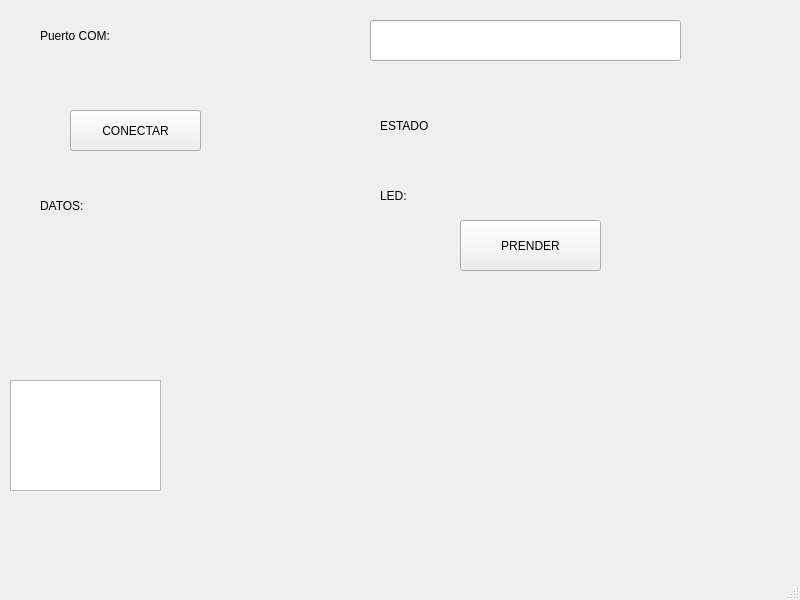
<?xml version="1.0" encoding="UTF-8"?>
<ui version="4.0">
 <class>MainWindow</class>
 <widget class="QMainWindow" name="MainWindow">
  <property name="geometry">
   <rect>
    <x>0</x>
    <y>0</y>
    <width>800</width>
    <height>600</height>
   </rect>
  </property>
  <property name="windowTitle">
   <string>MainWindow</string>
  </property>
  <widget class="QWidget" name="centralwidget">
   <widget class="QLineEdit" name="txt_com">
    <property name="geometry">
     <rect>
      <x>370</x>
      <y>20</y>
      <width>311</width>
      <height>41</height>
     </rect>
    </property>
   </widget>
   <widget class="QLabel" name="txt_com1">
    <property name="geometry">
     <rect>
      <x>40</x>
      <y>10</y>
      <width>141</width>
      <height>51</height>
     </rect>
    </property>
    <property name="styleSheet">
     <string notr="true">font: 75 12pt &quot;MS Shell Dlg 2&quot;;</string>
    </property>
    <property name="text">
     <string>Puerto COM:</string>
    </property>
   </widget>
   <widget class="QLabel" name="txt_estado">
    <property name="geometry">
     <rect>
      <x>380</x>
      <y>110</y>
      <width>201</width>
      <height>31</height>
     </rect>
    </property>
    <property name="styleSheet">
     <string notr="true">font: 75 12pt &quot;MS Shell Dlg 2&quot;;</string>
    </property>
    <property name="text">
     <string>ESTADO</string>
    </property>
   </widget>
   <widget class="QPushButton" name="btn_accion">
    <property name="geometry">
     <rect>
      <x>70</x>
      <y>110</y>
      <width>131</width>
      <height>41</height>
     </rect>
    </property>
    <property name="text">
     <string>CONECTAR</string>
    </property>
   </widget>
   <widget class="QListWidget" name="lista_datos">
    <property name="geometry">
     <rect>
      <x>10</x>
      <y>380</y>
      <width>151</width>
      <height>111</height>
     </rect>
    </property>
   </widget>
   <widget class="QLabel" name="txt_estado_2">
    <property name="geometry">
     <rect>
      <x>40</x>
      <y>190</y>
      <width>201</width>
      <height>31</height>
     </rect>
    </property>
    <property name="styleSheet">
     <string notr="true">font: 75 12pt &quot;MS Shell Dlg 2&quot;;</string>
    </property>
    <property name="text">
     <string>DATOS:</string>
    </property>
   </widget>
   <widget class="QPushButton" name="btn_control">
    <property name="geometry">
     <rect>
      <x>460</x>
      <y>220</y>
      <width>141</width>
      <height>51</height>
     </rect>
    </property>
    <property name="text">
     <string>PRENDER</string>
    </property>
   </widget>
   <widget class="QLabel" name="txt_estado_3">
    <property name="geometry">
     <rect>
      <x>380</x>
      <y>180</y>
      <width>201</width>
      <height>31</height>
     </rect>
    </property>
    <property name="styleSheet">
     <string notr="true">font: 75 12pt &quot;MS Shell Dlg 2&quot;;</string>
    </property>
    <property name="text">
     <string>LED:</string>
    </property>
   </widget>
  </widget>
  <widget class="QMenuBar" name="menubar">
   <property name="geometry">
    <rect>
     <x>0</x>
     <y>0</y>
     <width>800</width>
     <height>26</height>
    </rect>
   </property>
  </widget>
  <widget class="QStatusBar" name="statusbar"/>
 </widget>
 <resources/>
 <connections/>
</ui>
